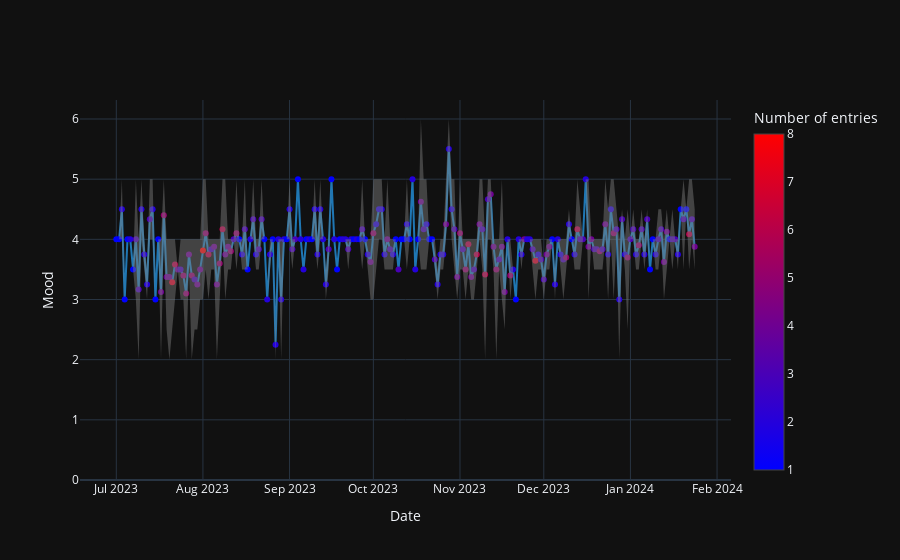

Notebook code cell kept with this figure:
### Markdown cell above
## Mood plot

### Code cell
df.mood_plot()

### Figure 1 — Plotly figure (JSON) as saved in the notebook; plotly's stock layout.template omitted (floating-point values rounded to 4 significant figures; data arrays with more than 128 entries replaced by an {"elided": "..."} marker saying what was removed)
{"data": [{"line": {"color": "rgb(31, 119, 180)"}, "marker": {"color": {"elided": "208 int values"}, "colorbar": {"title": {"text": "Number of entries"}}, "colorscale": [[0, "rgb(0,0,255)"], [1, "rgb(255,0,0)"]], "showscale": true}, "mode": "lines+markers", "name": "avg", "type": "scatter", "x": {"elided": "208 str values"}, "y": {"elided": "208 float values"}}, {"line": {"width": 0}, "marker": {"color": "#444"}, "mode": "lines", "name": "max", "showlegend": false, "type": "scatter", "x": {"elided": "208 str values"}, "y": {"elided": "208 float values"}}, {"fill": "tonexty", "fillcolor": "rgba(130, 130, 130, 0.45)", "line": {"width": 0}, "marker": {"color": "#444"}, "mode": "lines", "name": "min", "showlegend": false, "type": "scatter", "x": {"elided": "208 str values"}, "y": {"elided": "208 float values"}}], "layout": {"hovermode": "x", "showlegend": false, "xaxis": {"title": {"text": "Date"}}, "yaxis": {"rangemode": "tozero", "title": {"text": "Mood"}}}}
